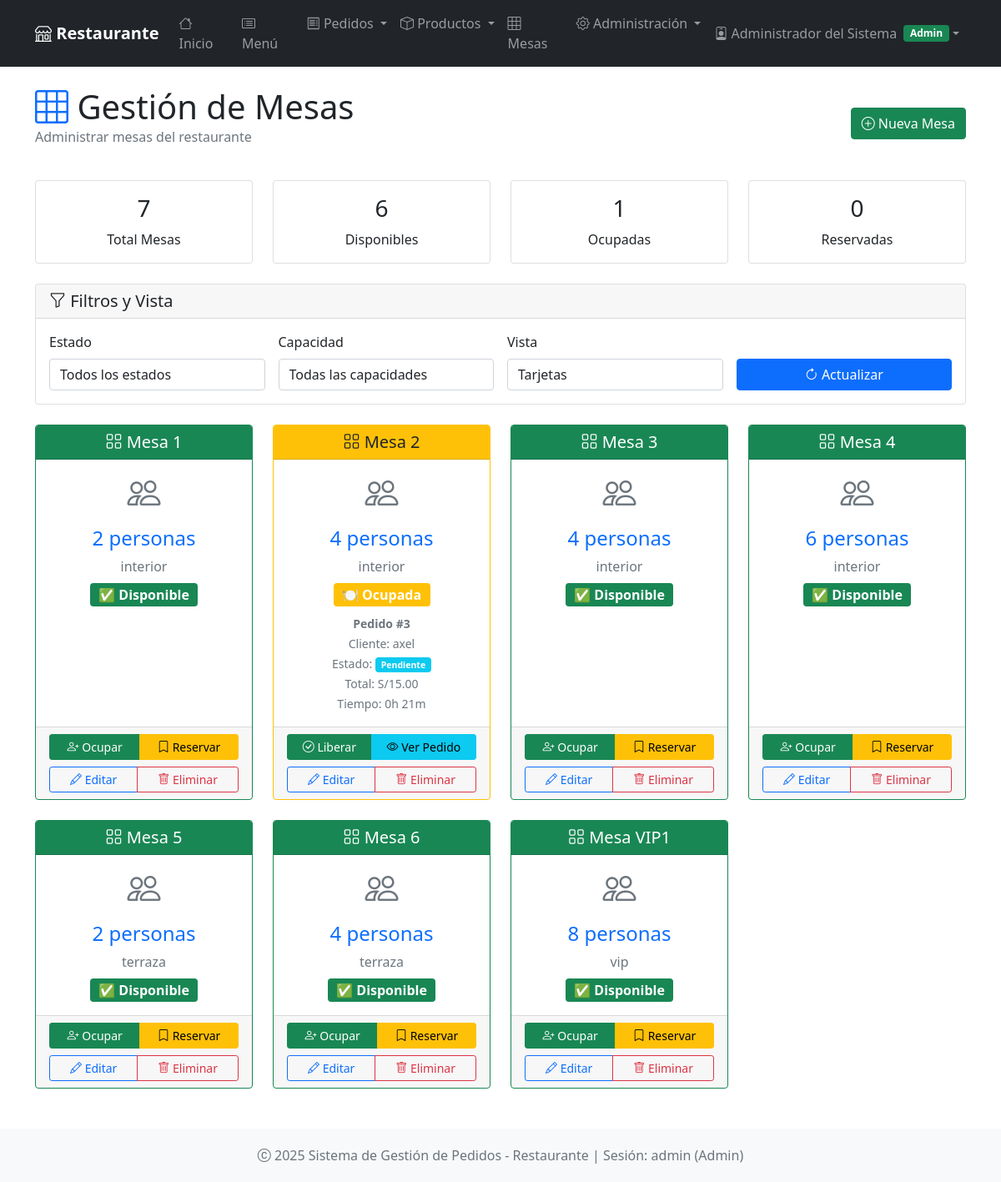
/mesas (signed in), run on the app's committed database.
### app.py (models this page shows, shortened)
class Usuario(UserMixin, db.Model):
    __tablename__ = 'usuarios'
    id = db.Column(db.Integer, primary_key=True)
    username = db.Column(db.String(80), unique=True, nullable=False)
    email = db.Column(db.String(120), unique=True, nullable=False)
    password_hash = db.Column(db.String(120), nullable=False)
    nombre_completo = db.Column(db.String(100), nullable=False)
    rol = db.Column(db.String(20), nullable=False, default='mesero')  # admin, mesero, cocinero
    activo = db.Column(db.Boolean, default=True)
    fecha_creacion = db.Column(db.DateTime, default=lambda: datetime.now(timezone.utc))
    ultimo_acceso = db.Column(db.DateTime)

class Mesa(db.Model):
    __tablename__ = 'mesas'
    id = db.Column(db.Integer, primary_key=True)
    numero = db.Column(db.String(10), unique=True, nullable=False)
    capacidad = db.Column(db.Integer, nullable=False, default=4)
    estado = db.Column(db.String(20), default='disponible')  # disponible, ocupada, reservada
    ubicacion = db.Column(db.String(50))  # interior, terraza, vip
    activa = db.Column(db.Boolean, default=True)
    pedidos = db.relationship('Pedido', backref='mesa_info', lazy=True)

class Pedido(db.Model):
    __tablename__ = 'pedidos'
    id = db.Column(db.Integer, primary_key=True)
    cliente_nombre = db.Column(db.String(100), nullable=False)
    cliente_telefono = db.Column(db.String(20))
    mesa_id = db.Column(db.Integer, db.ForeignKey('mesas.id'))  # Relación con Mesa
    mesa_numero = db.Column(db.String(10))  # Mantener compatibilidad
    estado = db.Column(db.String(20), default='pendiente')
    total = db.Column(db.Float, default=0.0)
    fecha = db.Column(db.DateTime, default=lambda: datetime.now(timezone.utc))
    observaciones = db.Column(db.Text)
    usuario_id = db.Column(db.Integer, db.ForeignKey('usuarios.id'))  # Quien tomó el pedido
    cocinero_id = db.Column(db.Integer, db.ForeignKey('usuarios.id'))  # Quien lo preparó
    detalles = db.relationship('DetallePedido', backref='pedido', lazy=True, cascade='all, delete-orphan')
    usuario = db.relationship('Usuario', foreign_keys=[usuario_id], backref='pedidos_tomados')
    cocinero = db.relationship('Usuario', foreign_keys=[cocinero_id], backref='pedidos_preparados')
    @property
    def mesa(self):
        return self.mesa_numero or (self.mesa_info.numero if self.mesa_info else None)

### app.py (the view)
@app.route('/mesas')
@login_required
def mesas():
    if current_user.rol == 'cocinero':
        flash('No tienes permisos para acceder a la gestión de mesas', 'error')
        return redirect(url_for('index'))
    estado_filtro = request.args.get('estado')
    capacidad_filtro = request.args.get('capacidad')
    query = Mesa.query.filter_by(activa=True)
    if estado_filtro:
        query = query.filter_by(estado=estado_filtro)
    if capacidad_filtro:
        query = query.filter_by(capacidad=int(capacidad_filtro))
    mesas = query.order_by(Mesa.numero).all()
    total_mesas = Mesa.query.filter_by(activa=True).count()
    disponibles = Mesa.query.filter_by(estado='disponible', activa=True).count()
    ocupadas = Mesa.query.filter_by(estado='ocupada', activa=True).count()
    reservadas = Mesa.query.filter_by(estado='reservada', activa=True).count()
    for mesa in mesas:
        mesa.pedido_actual = None
        mesa.tiempo_ocupada = "-"
        try:
            if mesa.estado == 'ocupada' and mesa.pedidos:
                pedido_actual = None
                for pedido in reversed(mesa.pedidos):  # Empezar por el más reciente
                    if pedido.estado not in ['entregado', 'cancelado']:
                        pedido_actual = pedido
                        break
                if pedido_actual:
                    mesa.pedido_actual = pedido_actual
                    try:
                        ahora = datetime.now()
                        fecha_pedido = pedido_actual.fecha
                        if hasattr(ahora, 'tzinfo') and ahora.tzinfo:
                            ahora = ahora.replace(tzinfo=None)
                        if hasattr(fecha_pedido, 'tzinfo') and fecha_pedido.tzinfo:
                            fecha_pedido = fecha_pedido.replace(tzinfo=None)
                        tiempo_ocupada = ahora - fecha_pedido
                        horas = int(tiempo_ocupada.total_seconds() // 3600)
                        minutos = int((tiempo_ocupada.total_seconds() % 3600) // 60)
                        mesa.tiempo_ocupada = f"{horas}h {minutos}m"
                    except Exception as e:
                        mesa.tiempo_ocupada = "N/A"
                        print(f"Error calculando tiempo para mesa {mesa.numero}: {e}")
        except Exception as e:
            mesa.pedido_actual = None
            mesa.tiempo_ocupada = "-"
            print(f"Error procesando mesa {mesa.numero}: {e}")
    stats = {
        'total_mesas': total_mesas,
        'disponibles': disponibles,
        'ocupadas': ocupadas,
        'reservadas': reservadas
    }
    return render_template('mesas/index.html', mesas=mesas, stats=stats)

### app.py (called while the page is built)
@login_manager.user_loader
def load_user(user_id):
    return db.session.get(Usuario, int(user_id))

### app/templates/mesas/index.html (shortened to what this page needs)
{% extends "base.html" %}
{% block content %}
<div class="row align-items-center mb-4">
    <div class="col">
        <h1 class="display-6 mb-0">
            <i class="bi bi-grid-3x3 text-primary"></i> Gestión de Mesas
        </h1>
        <p class="text-muted">Administrar mesas del restaurante</p>
    </div>
    <div class="col-auto">
        <button class="btn btn-success" data-bs-toggle="modal" data-bs-target="#modalNuevaMesa">
            <i class="bi bi-plus-circle"></i> Nueva Mesa
        </button>
    </div>
</div>
<div class="row mb-4">
    <div class="col-md-3">
        <div class="card text-bg-primary">
            <div class="card-body text-center">
                <h3 class="card-title">{{ stats.total_mesas }}</h3>
                <p class="card-text">Total Mesas</p>
            </div>
        </div>
    </div>
    <div class="col-md-3">
        <div class="card text-bg-success">
            <div class="card-body text-center">
                <h3 class="card-title">{{ stats.disponibles }}</h3>
                <p class="card-text">Disponibles</p>
            </div>
        </div>
    </div>
    <div class="col-md-3">
        <div class="card text-bg-warning">
            <div class="card-body text-center">
                <h3 class="card-title">{{ stats.ocupadas }}</h3>
                <p class="card-text">Ocupadas</p>
            </div>
        </div>
    </div>
    <div class="col-md-3">
        <div class="card text-bg-danger">
            <div class="card-body text-center">
                <h3 class="card-title">{{ stats.reservadas }}</h3>
                <p class="card-text">Reservadas</p>
            </div>
        </div>
    </div>
</div>
<div class="card mb-4">
    <div class="card-header">
        <h5 class="mb-0">
            <i class="bi bi-funnel"></i> Filtros y Vista
        </h5>
    </div>
    <div class="card-body">
        <form method="GET" class="row g-3">
            <div class="col-md-3">
                <label for="estado_filtro" class="form-label">Estado</label>
                <select name="estado" class="form-control" id="estado_filtro">
                    <option value="">Todos los estados</option>
                </select>
            </div>
            <div class="col-md-3">
                <label for="capacidad_filtro" class="form-label">Capacidad</label>
                <select name="capacidad" class="form-control" id="capacidad_filtro">
                    <option value="">Todas las capacidades</option>
                </select>
            </div>
            <div class="col-md-3">
                <label for="vista" class="form-label">Vista</label>
                <select name="vista" class="form-control" id="vista">
                    <option value="grid" {{ 'selected' if request.args.get('vista', 'grid') == 'grid' }}>Tarjetas</option>
                </select>
            </div>
            <div class="col-md-3 d-flex align-items-end">
                <button type="submit" class="btn btn-primary w-100">
                    <i class="bi bi-arrow-clockwise"></i> Actualizar
                </button>
            </div>
        </form>
    </div>
</div>
{% if request.args.get('vista', 'grid') == 'grid' %}
<div class="row">
    {% for mesa in mesas %}
    <div class="col-md-4 col-lg-3 mb-4">
        <div class="card h-100 {{ 'border-success' if mesa.estado == 'disponible' else 'border-warning' if mesa.estado == 'ocupada' else 'border-danger' }}">
            <div class="card-header text-center
                      {{ 'bg-success text-white' if mesa.estado == 'disponible' else
                         'bg-warning text-dark' if mesa.estado == 'ocupada' else
                         'bg-danger text-white' }}">
                <h5 class="mb-0">
                    <i class="bi bi-grid"></i> Mesa {{ mesa.numero }}
                </h5>
            </div>
            <div class="card-body text-center">
                <div class="mb-3">
                    <i class="bi bi-people display-6 text-muted"></i>
                </div>
                <h4 class="text-primary">{{ mesa.capacidad }} personas</h4>
                <p class="text-muted mb-2">{{ mesa.ubicacion }}</p>
                {% if mesa.estado == 'disponible' %}
                    <span class="badge bg-success fs-6">✅ Disponible</span>
                {% elif mesa.estado == 'ocupada' %}
                    <span class="badge bg-warning fs-6">🍽️ Ocupada</span>
                    {% if mesa.pedido_actual %}
                    <div class="mt-2">
                        <small class="text-muted">
                            <strong>Pedido #{{ mesa.pedido_actual.id }}</strong><br>
                            Cliente: {{ mesa.pedido_actual.cliente_nombre }}<br>
                            Estado: <span class="badge bg-info">{{ mesa.pedido_actual.estado.title() }}</span><br>
                            Total: S/{{ "%.2f"|format(mesa.pedido_actual.total) }}<br>
                            Tiempo: {{ mesa.tiempo_ocupada }}
                        </small>
                    </div>
                    {% endif %}
                {% elif mesa.estado == 'reservada' %}
                    <span class="badge bg-danger fs-6">📋 Reservada</span>
                {% endif %}
            </div>
            <div class="card-footer">
                <div class="btn-group w-100" role="group">
                    {% if mesa.estado == 'disponible' %}
                        <button class="btn btn-success btn-sm" onclick="cambiarEstado({{ mesa.id }}, 'ocupada')">
                            <i class="bi bi-person-plus"></i> Ocupar
                        </button>
                        <button class="btn btn-warning btn-sm" onclick="cambiarEstado({{ mesa.id }}, 'reservada')">
                            <i class="bi bi-bookmark"></i> Reservar
                        </button>
                    {% elif mesa.estado == 'ocupada' %}
                        <button class="btn btn-success btn-sm" onclick="cambiarEstado({{ mesa.id }}, 'disponible')">
                            <i class="bi bi-check-circle"></i> Liberar
                        </button>
                        {% if mesa.pedido_actual %}
                        <a href="{{ url_for('pedidos') }}?mesa={{ mesa.id }}" class="btn btn-info btn-sm">
                            <i class="bi bi-eye"></i> Ver Pedido
                        </a>
                        {% endif %}
                    {% endif %}
                </div>
                <div class="btn-group w-100 mt-2" role="group">
                    <button class="btn btn-outline-primary btn-sm" onclick="editarMesa({{ mesa.id }})">
                        <i class="bi bi-pencil"></i> Editar
                    </button>
                    <button class="btn btn-outline-danger btn-sm" onclick="confirmarEliminar({{ mesa.id }}, {{ mesa.numero }})">
                        <i class="bi bi-trash"></i> Eliminar
                    </button>
                </div>
            </div>
        </div>
    </div>
    {% endfor %}
</div>
{% endif %}
{% endblock %}

### app/templates/base.html (shortened to what this page needs)
<!DOCTYPE html>
<html lang="es">
<head>
    <link href="https://cdn.jsdelivr.net/npm/bootstrap@5.1.3/dist/css/bootstrap.min.css" rel="stylesheet">
    <link href="https://cdn.jsdelivr.net/npm/bootstrap-icons@1.8.1/font/bootstrap-icons.css" rel="stylesheet">
</head>
<body class="d-flex flex-column min-vh-100">
    <nav class="navbar navbar-expand-lg navbar-dark bg-dark">
        <div class="container">
            <a class="navbar-brand" href="{{ url_for('index') }}">
                <i class="bi bi-shop"></i> Restaurante
            </a>
            <div class="collapse navbar-collapse" id="navbarNav">
                {% if current_user.is_authenticated %}
                <ul class="navbar-nav me-auto">
                    <li class="nav-item">
                        <a class="nav-link" href="{{ url_for('index') }}">
                            <i class="bi bi-house"></i> Inicio
                        </a>
                    </li>
                    {% if current_user.rol == 'admin' %}
                    <li class="nav-item">
                        <a class="nav-link" href="{{ url_for('menu') }}">
                            <i class="bi bi-card-list"></i> Menú
                        </a>
                    </li>
                    <li class="nav-item dropdown">
                        <a class="nav-link dropdown-toggle" href="#" role="button" data-bs-toggle="dropdown">
                            <i class="bi bi-receipt"></i> Pedidos
                        </a>
                    </li>
                    <li class="nav-item dropdown">
                        <a class="nav-link dropdown-toggle" href="#" role="button" data-bs-toggle="dropdown">
                            <i class="bi bi-box"></i> Productos
                        </a>
                    </li>
                    <li class="nav-item">
                        <a class="nav-link" href="{{ url_for('mesas') }}">
                            <i class="bi bi-grid-3x3"></i> Mesas
                        </a>
                    </li>
                    <li class="nav-item dropdown">
                        <a class="nav-link dropdown-toggle" href="#" role="button" data-bs-toggle="dropdown">
                            <i class="bi bi-gear"></i> Administración
                        </a>
                    </li>
                    {% endif %}
                </ul>
                <ul class="navbar-nav">
                    <li class="nav-item dropdown">
                        <a class="nav-link dropdown-toggle d-flex align-items-center" href="#" role="button" data-bs-toggle="dropdown">
                            {% if current_user.rol == 'admin' %}
                                <i class="bi bi-person-badge me-1"></i>
                            {% elif current_user.rol == 'mesero' %}
                                <i class="bi bi-person-circle me-1"></i>
                            {% elif current_user.rol == 'cocinero' %}
                                <i class="bi bi-chef-hat me-1"></i>
                            {% endif %}
                            {{ current_user.nombre_completo }}
                            <span class="badge bg-{{ 'success' if current_user.rol == 'admin' else 'info' if current_user.rol == 'mesero' else 'warning' }} ms-2">
                                {{ current_user.rol.title() }}
                            </span>
                        </a>
                    </li>
                </ul>
                {% endif %}
            </div>
        </div>
    </nav>
    <main class="container my-4 flex-grow-1">
        {% block content %}{% endblock %}
    </main>
    <footer class="footer bg-light">
        <div class="container text-center">
            <span class="text-muted">
                <i class="bi bi-c-circle"></i> 2025 Sistema de Gestión de Pedidos - Restaurante
                {% if current_user.is_authenticated %}
                    | Sesión: {{ current_user.username }} ({{ current_user.rol.title() }})
                {% endif %}
            </span>
        </div>
    </footer>
</body>
</html>

### app/templates/base.html (style rules this page uses)
.navbar-brand { font-weight: bold; }
.footer { margin-top: auto; padding: 20px 0; background-color: #f8f9fa; }
.min-vh-100 { min-height: 100vh; }

### data on the page
Usuario: nombre_completo "Administrador del Sistema", rol "Admin", username "admin"
Mesa: numero "1", capacidad "2", ubicacion "interior", estado "✅ Disponible"
Mesa: numero "2", capacidad "4", ubicacion "interior", pedido_actual.id "3", pedido_actual.cliente_nombre "axel", pedido_actual.estado "Pendiente", tiempo_ocupada "0h 21m"
Pedido: pedido_actual.total "15.00"
Mesa: numero "3", capacidad "4", ubicacion "interior", estado "✅ Disponible"
Mesa: numero "4", capacidad "6", ubicacion "interior", estado "✅ Disponible"
Mesa: numero "5", capacidad "2", ubicacion "terraza", estado "✅ Disponible"
Mesa: numero "6", capacidad "4", ubicacion "terraza", estado "✅ Disponible"
Mesa: numero "VIP1", capacidad "8", ubicacion "vip", estado "✅ Disponible"

### other printed values
{{ stats.total_mesas }} "7"
{{ stats.disponibles }} "6"
{{ stats.ocupadas }} "1"
{{ stats.reservadas }} "0"
